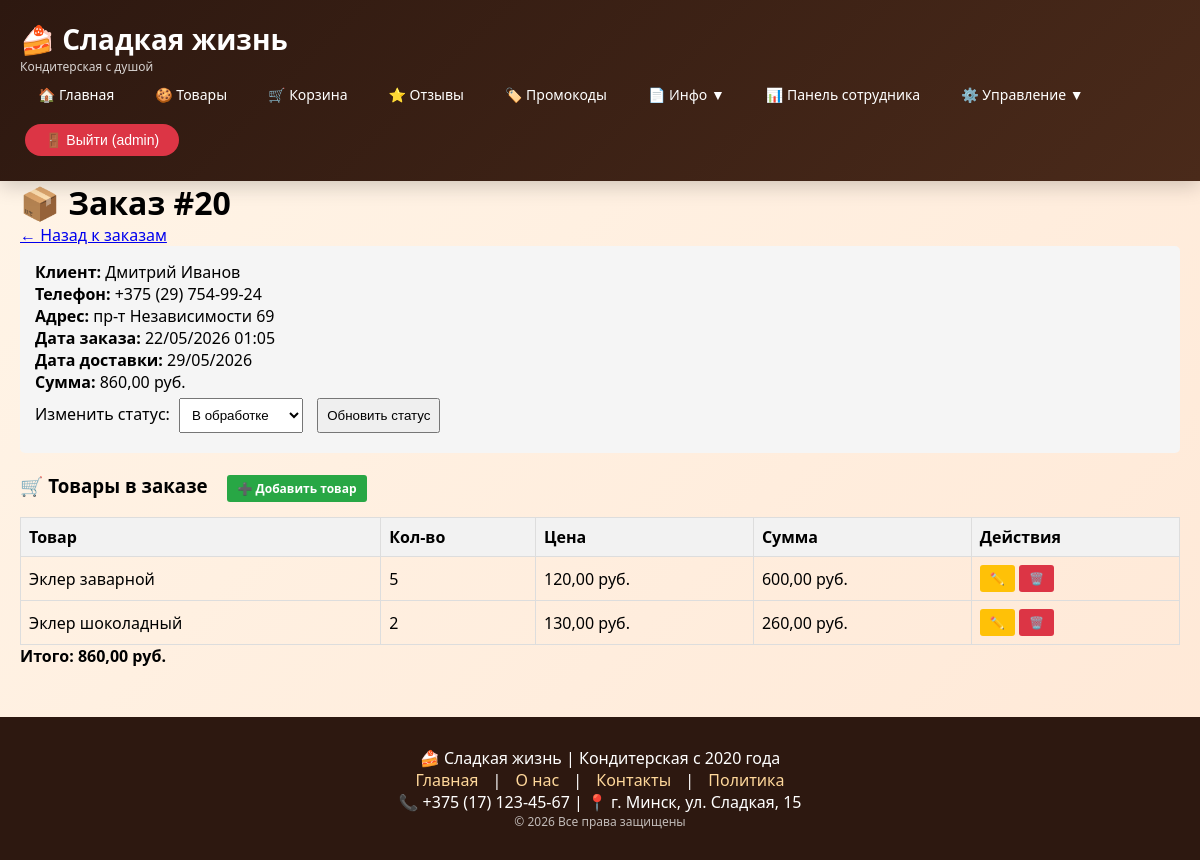
Page /employee/order/20/ (signed in) on the committed database.
### shop/models.py (models this page shows, shortened)
class Order(models.Model):
    STATUS_CHOICES = [
        ('pending', 'В обработке'),
        ('confirmed', 'Подтвержден'),
        ('preparing', 'Готовится'),
        ('delivering', 'Доставляется'),
        ('completed', 'Выполнен'),
        ('cancelled', 'Отменен'),
    ]
    client = models.ForeignKey(Client, on_delete=models.CASCADE, related_name='orders')
    employee = models.ForeignKey(Employee, on_delete=models.SET_NULL, null=True, related_name='orders')
    order_date = models.DateTimeField(auto_now_add=True)
    delivery_date = models.DateField(null=True, blank=True)
    status = models.CharField(max_length=20, choices=STATUS_CHOICES, default='pending')
    delivery_address = models.TextField()
    total_amount = models.DecimalField(max_digits=10, decimal_places=2, default=0)
    promo_code = models.ForeignKey('PromoCode', on_delete=models.SET_NULL, null=True, blank=True)
    pickup_point = models.ForeignKey('PickupPoint', on_delete=models.SET_NULL, null=True, blank=True)

class Client(models.Model):
    user = models.OneToOneField(User, on_delete=models.CASCADE, null=True, blank=True)
    name = models.CharField(max_length=100)
    phone = models.CharField(
        max_length=20,
        validators=[RegexValidator(r'^\+375 \(\d{2}\) \d{3}-\d{2}-\d{2}$')]
    )
    email = models.EmailField()
    address = models.TextField()
    date_of_birth = models.DateField()
    registered_at = models.DateTimeField(auto_now_add=True)
    total_spent = models.DecimalField(max_digits=10, decimal_places=2, default=0)

class OrderItem(models.Model):
    order = models.ForeignKey(Order, on_delete=models.CASCADE, related_name='items')
    product = models.ForeignKey(Product, on_delete=models.CASCADE)
    quantity = models.IntegerField(validators=[MinValueValidator(1)])
    price_at_time = models.DecimalField(max_digits=10, decimal_places=2)
    def subtotal(self):
        qty = self.quantity if self.quantity is not None else 0
        price = self.price_at_time if self.price_at_time is not None else 0
        return qty * price

class Product(models.Model):
    UNIT_CHOICES = [
        ('pcs', 'штуки'),
        ('kg', 'килограммы'),
        ('g', 'граммы'),
    ]
    name = models.CharField(max_length=100)
    category = models.ForeignKey(Category, on_delete=models.CASCADE, related_name='products')
    unit = models.CharField(max_length=3, choices=UNIT_CHOICES, default='pcs')
    price = models.DecimalField(max_digits=10, decimal_places=2, validators=[MinValueValidator(0)])
    description = models.TextField()
    image = models.ImageField(upload_to='products/', null=True, blank=True)
    is_available = models.BooleanField(default=True)
    created_at = models.DateTimeField(auto_now_add=True)
    updated_at = models.DateTimeField(auto_now=True)
    ingredients = models.ManyToManyField('Ingredient', through='ProductIngredient')

### shop/views.py (the view, shortened to what this page needs)
# urls.py: re_path(r'^employee/order/(?P<order_id>\d+)/$', views.employee_order_detail, name='employee_order_detail'),
@login_required
def employee_order_detail(request, order_id):
    if not (request.user.is_superuser or hasattr(request.user, 'employee')):
        messages.error(request, 'У вас нет доступа')
        return redirect('home')
    order = get_object_or_404(Order, id=order_id)
    if hasattr(request.user, 'employee') and not request.user.is_superuser:
        employee = request.user.employee
        if employee.position != 'admin_shop' and order.employee != employee:
            messages.error(request, 'У вас нет доступа к этому заказу')
            return redirect('employee_dashboard')
    return render(request, 'shop/employee_order_detail.html', {'order': order})

### shop/templates/shop/employee_order_detail.html (shortened to what this page needs)
{% extends 'shop/base.html' %}
{% block content %}
<h1>📦 Заказ #{{ order.id }}</h1>
<p><a href="{% url 'employee_dashboard' %}">← Назад к заказам</a></p>
<div class="order-info">
    <p><strong>Клиент:</strong> {{ order.client.name }}</p>
    <p><strong>Телефон:</strong> {{ order.client.phone }}</p>
    <p><strong>Адрес:</strong> {{ order.delivery_address }}</p>
    <p><strong>Дата заказа:</strong> {{ order.order_date|date:"d/m/Y H:i" }}</p>
    <p><strong>Дата доставки:</strong> {{ order.delivery_date|date:"d/m/Y"|default:"Не указана" }}</p>
    <p><strong>Сумма:</strong> {{ order.total_amount }} руб.</p>
    <form method="post">
        <label>Изменить статус:</label>
        <select name="status">
            {% for status_code, status_name in order.STATUS_CHOICES %}
            <option value="{{ status_code }}" {% if order.status == status_code %}selected{% endif %}>
                {{ status_name }}
            </option>
            {% endfor %}
        </select>
        <button type="submit">Обновить статус</button>
    </form>
</div>
<h3>🛒 Товары в заказе
    <a href="{% url 'employee_order_add_item' order.id %}" class="btn-sm btn-success" style="margin-left: 15px;">➕ Добавить товар</a>
</h3>
<table>
    <thead>
        <tr><th>Товар</th><th>Кол-во</th><th>Цена</th><th>Сумма</th><th>Действия</th></tr>
    </thead>
    <tbody>
        {% for item in order.items.all %}
        <tr>
            <td>{{ item.product.name }}</td>
            <td>{{ item.quantity }}</td>
            <td>{{ item.price_at_time }} руб.</td>
            <td>{{ item.subtotal }} руб.</td>
            <td>
                <a href="{% url 'employee_order_edit_item' order.id item.id %}" class="btn-sm btn-warning">✏️</a>
                <a href="{% url 'employee_order_delete_item' order.id item.id %}" class="btn-sm btn-danger" onclick="return confirm('Удалить товар?')">🗑️</a>
            </td>
        </tr>
        {% empty %}
        <tr><td colspan="5">Нет товаров в заказе</td></tr>
        {% endfor %}
    </tbody>
</table>
<p><strong>Итого: {{ order.total_amount }} руб.</strong></p>
{% endblock %}

### shop/templates/shop/base.html (shortened to what this page needs)
<!DOCTYPE html>
<html lang="ru">
<head>
</head>
<body>
    <div class="header">
        <div class="container">
            <div class="header-content">
                <div class="logo">
                    <h1>🍰 Сладкая жизнь</h1>
                    <p>Кондитерская с душой</p>
                </div>
                <div class="main-nav">
                    <ul>
                        <li><a href="{% url 'home' %}">🏠 Главная</a></li>
                        <li><a href="{% url 'products' %}">🍪 Товары</a></li>
                        <li><a href="{% url 'cart_view' %}">🛒 Корзина</a></li>
                        <li><a href="{% url 'reviews' %}">⭐ Отзывы</a></li>
                        <li><a href="{% url 'promocodes' %}">🏷️ Промокоды</a></li>
                        <li class="dropdown">
                            <a href="#">📄 Инфо ▼</a>
                        </li>
                        {% if user.is_authenticated and user.employee or user.is_superuser %}
                        <li><a href="{% url 'employee_dashboard' %}">📊 Панель сотрудника</a></li>
                        {% endif %}
                        {% if user.is_superuser %}
                            <li class="dropdown">
                                <a href="#">⚙️ Управление ▼</a>
                            </li>
                            {% endif %}
                        {% if user.is_authenticated %}
                        <li>
                            <form action="{% url 'logout' %}" method="post" class="logout-form">
                                <button type="submit" class="logout-btn">🚪 Выйти ({{ user.username }})</button>
                            </form>
                        </li>
                        {% else %}
                        <li><a href="{% url 'login' %}">🔑 Войти</a></li>
                        <li><a href="{% url 'register' %}">📝 Регистрация</a></li>
                        {% endif %}
                    </ul>
                </div>
            </div>
        </div>
    </div>
    <div class="container">
        {% block content %}
        {% endblock %}
    </div>
    <div class="footer">
        <div class="container">
            <p>🍰 Сладкая жизнь | Кондитерская с 2020 года</p>
            <p>
                <a href="{% url 'home' %}">Главная</a> |
                <a href="{% url 'about' %}">О нас</a> |
                <a href="{% url 'contacts' %}">Контакты</a> |
                <a href="{% url 'privacy_policy' %}">Политика</a>
            </p>
            <p>📞 +375 (17) 123-45-67 | 📍 г. Минск, ул. Сладкая, 15</p>
            <p style="font-size: 12px; opacity: 0.7;">© 2026 Все права защищены</p>
        </div>
    </div>
</body>
</html>

### shop/templates/shop/base.html (style rules this page uses)
* { margin: 0; padding: 0; box-sizing: border-box; }
body { font-family: 'Segoe UI', Tahoma, Geneva, Verdana, sans-serif; background: linear-gradient(135deg, #fff5e8 0%, #ffe8d6 100%); min-height: 100vh; }
.header { background: linear-gradient(135deg, #2d1810 0%, #4a2a1a 100%); color: white; padding: 20px 0; box-shadow: 0 4px 20px rgba(0,0,0,0.2); position: sticky; top: 0; z-index: 1000; }
.container { max-width: 1200px; margin: 0 auto; padding: 0 20px; }
.header-content { display: flex; justify-content: space-between; align-items: center; flex-wrap: wrap; }
.logo h1 { font-size: 28px; font-weight: bold; }
.logo p { font-size: 12px; opacity: 0.8; }
.main-nav ul { display: flex; list-style: none; gap: 5px; flex-wrap: wrap; }
.main-nav li { position: relative; }
.main-nav a { color: white; text-decoration: none; padding: 10px 18px; display: block; border-radius: 25px; transition: all 0.3s ease; font-size: 14px; font-weight: 500; }
.logout-form { display: inline; }
.logout-btn { background: #dc3545; color: white; border: none; padding: 8px 20px; border-radius: 25px; cursor: pointer; font-size: 14px; font-weight: 500; transition: all 0.3s ease; }
.footer { background: #2d1810; color: white; padding: 30px 0; margin-top: 50px; text-align: center; }
.footer a { color: #ffd89b; text-decoration: none; margin: 0 10px; }

### shop/templates/shop/employee_order_detail.html (style rules this page uses)
.order-info { background: #f5f5f5; padding: 15px; border-radius: 5px; margin-bottom: 20px; }
select, button { padding: 8px; margin: 5px; }
table { width: 100%; border-collapse: collapse; margin-top: 15px; }
th, td { border: 1px solid #ddd; padding: 8px; text-align: left; }
th { background: #f2f2f2; }
.btn-sm { display: inline-block; padding: 5px 10px; font-size: 12px; background: #007bff; color: white; border-radius: 3px; text-decoration: none; }
.btn-danger { background: #dc3545; }
.btn-warning { background: #ffc107; color: #000; }
.btn-success { background: #28a745; }

### rows in the picture
Order: id "20", client.name "Дмитрий Иванов", client.phone "+375 (29) 754-99-24", delivery_address "пр-т Независимости 69", order_date "22/05/2026 01:05", delivery_date "29/05/2026", total_amount "860,00", status "В обработке"
OrderItem: product.name "Эклер заварной", quantity "5", price_at_time "120,00", subtotal "600,00"
OrderItem: product.name "Эклер шоколадный", quantity "2", price_at_time "130,00", subtotal "260,00"

### other values in the picture
{{ user.username }} "admin"
